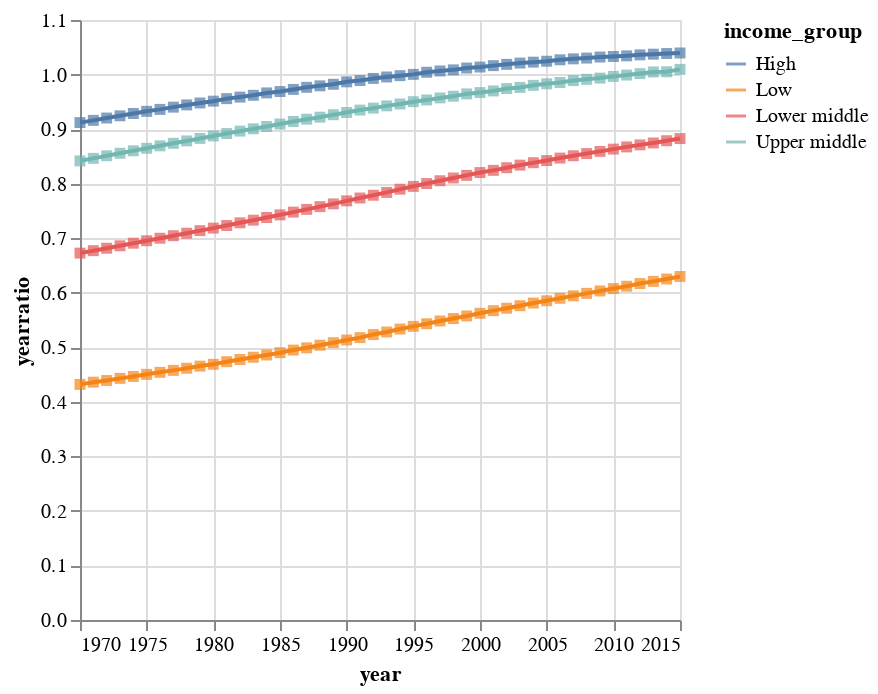

Notebook code cell kept with this figure:
### Markdown cell above
<div class="alert alert-info" style="color:black">

### Question 3.1
rubric={accuracy:2,quality:1,viz:2}

<h4>
Python
</h4>
<ol type="1">
<li>Compute a new column in your dataframe that represents the ratio between the number of years in school for women and men (calculate it so that the value 1 means as many years for both, and 0.5 means half as many for women compared to men).</li>
<li>Filter the dataframe to only contain value from 1970 - 2015, since those are the years where the education data has been recorded. Again you can either create a new variable or perform the filtering as you pass the data to the plotting function.</li>
<li>Create a line plot showing how the ratio of women’s of men’s years in school has changed over time. Group the data by income group and plot the mean for each group.</li>
<li>Use layering to add a square mark for every data point in your line plot (so one per yearly mean in each group).</li>
</ol>

</div>

### Code cell
# YOUR PYTHON ANSWER GOES HERE
dataratio = data2018[(data2018['year'].astype(str).str[:4].astype(int) >= 1970) & (data2018['year'].astype(str).str[:4].astype(int) <= 2015)].copy()

#dataratio.head()

dataratio['yearratio'] = dataratio['years_in_school_women']/dataratio['years_in_school_men']

#dataratio.head()

dataincome = dataratio.groupby(['year', 'income_group'], as_index=False)['yearratio'].mean()

chartlineratio = alt.Chart(dataincome).mark_line().encode(
    x='year',
    y='yearratio',
    color='income_group'
)

# layering with sqaure mark for every data point in the line plot (one per yearly mean in income group)
chartsquareratio = alt.Chart(dataincome).mark_square().encode(
    x='year',
    y='yearratio',
    color='income_group')

chartlineratio + chartsquareratio

### Figure 1 — Vega specification as saved in the notebook (floating-point values rounded to 4 significant figures; data arrays with more than 128 entries replaced by an {"elided": "..."} marker saying what was removed)
{"$schema": "https://vega.github.io/schema/vega/v6.json", "data": [{"name": "source_0", "values": {"elided": "184 records"}, "transform": [{"type": "formula", "expr": "toDate(datum['year'])", "as": "year"}]}, {"name": "data_0", "values": {"elided": "184 records"}, "transform": [{"type": "formula", "expr": "toDate(datum['year'])", "as": "year"}]}, {"name": "source_0_color_domain_income_group_0", "values": [{"income_group": "High"}, {"income_group": "Low"}, {"income_group": "Lower middle"}, {"income_group": "Upper middle"}]}, {"name": "data_0_color_domain_income_group_1", "values": [{"income_group": "High"}, {"income_group": "Low"}, {"income_group": "Lower middle"}, {"income_group": "Upper middle"}]}], "marks": [{"type": "group", "name": "layer_0_pathgroup", "from": {"facet": {"data": "source_0", "name": "faceted_path_layer_0_main", "groupby": ["income_group"]}}, "encode": {"update": {"height": {"field": {"signal": null, "datum": null, "group": "height", "parent": null}}, "width": {"field": {"signal": null, "datum": null, "group": "width", "parent": null}}}}, "marks": [{"type": "line", "name": "layer_0_marks", "from": {"data": "faceted_path_layer_0_main"}, "sort": {"field": "x"}, "encode": {"update": {"stroke": {"field": "income_group", "scale": "color"}, "x": {"field": "year", "scale": "x"}, "defined": {"signal": "isValid(datum[\"year\"]) && isFinite(+datum[\"year\"]) && isValid(datum[\"yearratio\"]) && isFinite(+datum[\"yearratio\"])"}, "y": {"field": "yearratio", "scale": "y"}}}, "style": ["line"]}]}, {"type": "symbol", "name": "layer_1_marks", "from": {"data": "data_0"}, "encode": {"update": {"shape": {"value": "square"}, "fill": {"field": "income_group", "scale": "color"}, "opacity": {"value": 0.7}, "x": {"field": "year", "scale": "x"}, "y": {"field": "yearratio", "scale": "y"}}}, "style": ["square"]}], "scales": [{"name": "x", "type": "time", "domain": {"fields": [{"data": "source_0", "field": "year"}, {"data": "data_0", "field": "year"}]}, "range": [0, {"signal": "width"}]}, {"name": "y", "type": "linear", "domain": {"fields": [{"data": "source_0", "field": "yearratio"}, {"data": "data_0", "field": "yearratio"}]}, "range": [{"signal": "height"}, 0], "zero": true, "nice": true}, {"name": "color", "type": "ordinal", "domain": {"fields": [{"data": "source_0_color_domain_income_group_0", "field": "income_group"}, {"data": "data_0_color_domain_income_group_1", "field": "income_group"}], "sort": true}, "range": "category"}], "axes": [{"scale": "x", "grid": true, "domain": false, "labels": false, "tickCount": {"signal": "ceil(width/40)"}, "gridScale": "y", "maxExtent": 0, "zindex": 0, "ticks": false, "minExtent": 0, "orient": "bottom", "aria": false}, {"scale": "y", "ticks": false, "maxExtent": 0, "labels": false, "tickCount": {"signal": "ceil(height/40)"}, "zindex": 0, "grid": true, "orient": "left", "gridScale": "x", "domain": false, "minExtent": 0, "aria": false}, {"scale": "x", "labelOverlap": true, "labelFlush": true, "title": "year", "zindex": 0, "orient": "bottom", "grid": false, "tickCount": {"signal": "ceil(width/40)"}}, {"scale": "y", "grid": false, "tickCount": {"signal": "ceil(height/40)"}, "title": "yearratio", "labelOverlap": true, "orient": "left", "zindex": 0}], "width": 300, "background": "white", "style": "cell", "height": 300, "legends": [{"stroke": "color", "symbolType": "stroke", "title": "income_group", "fill": "color", "encode": {"symbols": {"update": {"opacity": {"value": 0.7}}}}}], "padding": 5}
